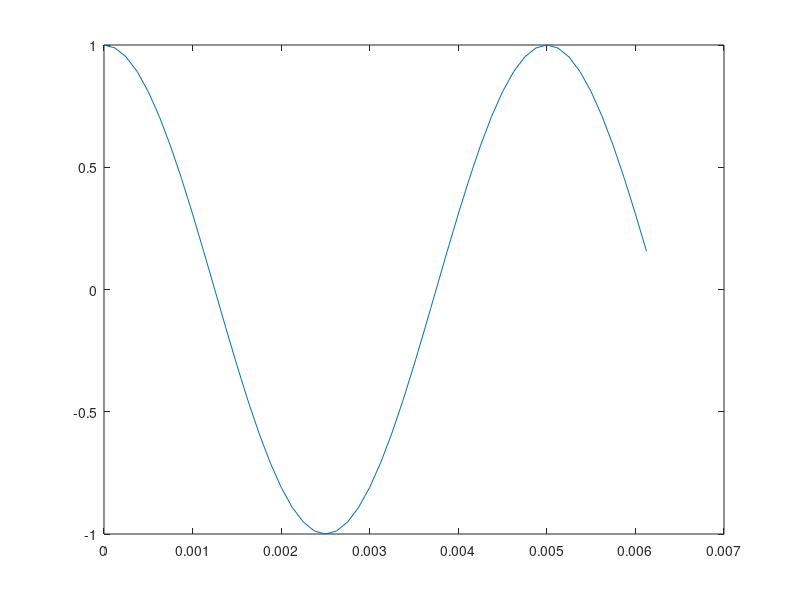
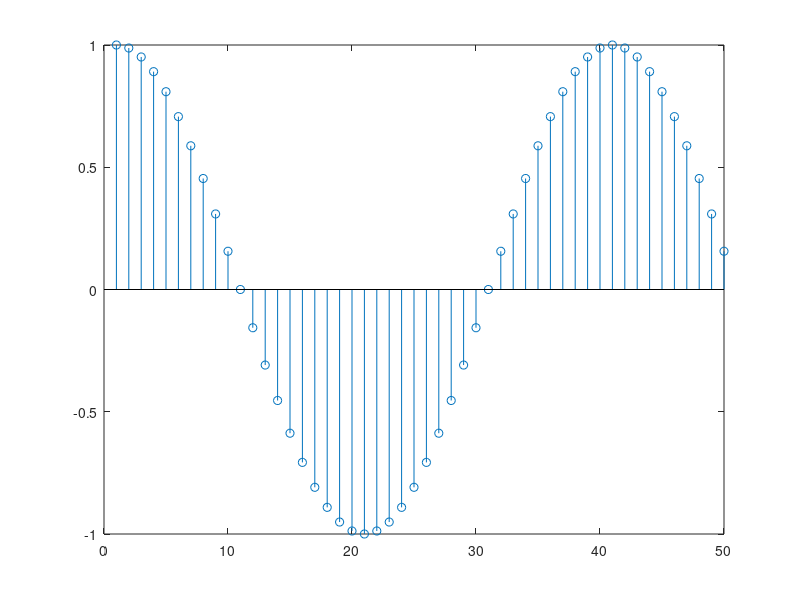

Source code (MATLAB) for these figures, in order:
% Kevin Caravagio and Andrew Chan
% EE 341 LAB 0
% Ex1

% Reset
close all;
clear all;
clc;

% Create cos(200t)
Fs = 8000;
t = 0:1/Fs:5-1/Fs;
x = cos(2*pi*200*t);

% indexing vectors for discrete plotting 50 samples
x_plot = x(1:50);
t_plot = 1:50;

% plots
figure;
plot(t(1:50), x_plot);

figure;
stem(t_plot, x(1:50));

% Persist sound file:
% audiowrite('cosine.wav',100*x,Fs);
% sound(x,Fs);